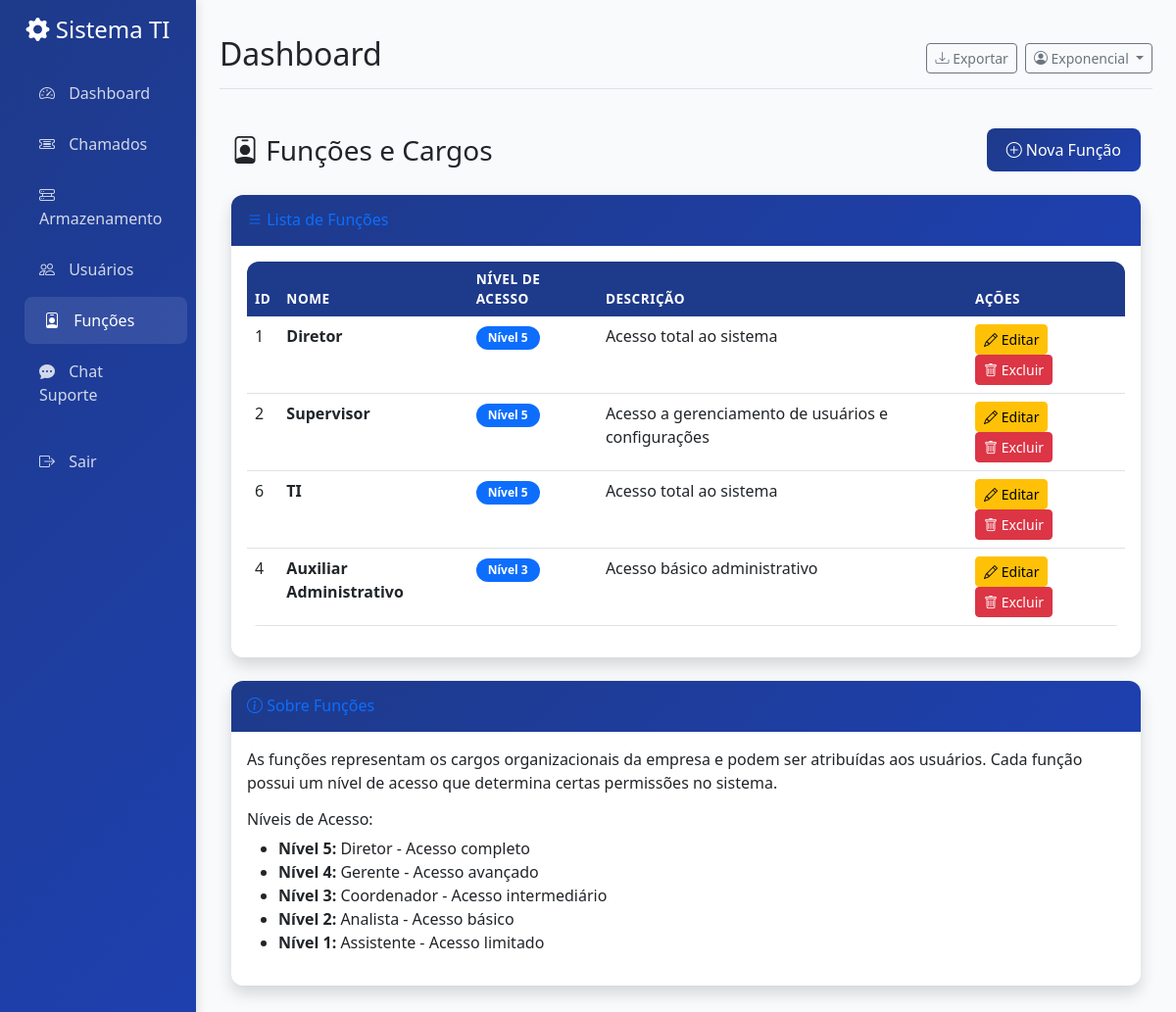
Screenshot of /funcoes/ (signed in) with the database file from the repository.
### models/user.py (models this page shows, shortened)
class User(UserMixin, db.Model):
    __tablename__ = 'users'
    id = db.Column(db.Integer, primary_key=True)
    username = db.Column(db.String(80), unique=True, nullable=False)
    password_hash = db.Column(db.String(120), nullable=False)
    role = db.Column(db.String(20), nullable=False, default='user')  # admin, user, tech
    created_at = db.Column(db.DateTime, default=datetime.utcnow)
    is_active = db.Column(db.Boolean, default=True)
    chamados_criados = db.relationship('Chamado', backref='criador', lazy=True, foreign_keys='Chamado.criado_por')
    chamados_atribuidos = db.relationship('Chamado', backref='tecnico', lazy=True, foreign_keys='Chamado.atribuido_para')

### tables this page shows
CREATE TABLE funcoes (
                id INTEGER PRIMARY KEY AUTOINCREMENT,
                nome TEXT NOT NULL UNIQUE,
                nivel_acesso INTEGER NOT NULL DEFAULT 1,
                descricao TEXT,
                created_at TIMESTAMP NOT NULL DEFAULT CURRENT_TIMESTAMP,
                updated_at TIMESTAMP NOT NULL DEFAULT CURRENT_TIMESTAMP
            );

### routes/funcao_routes.py (the view)
@funcao_bp.route('/')
@login_required
@admin_required
def listar_funcoes():
    conn = get_db_connection()
    funcoes_rows = conn.execute('SELECT * FROM funcoes ORDER BY nivel_acesso DESC').fetchall()
    conn.close()
    funcoes = [Funcao.from_db_row(row) for row in funcoes_rows]
    return render_template('funcoes.html', funcoes=funcoes)

### app.py (called while the page is built)
def get_user_role():
    if 'user_id' not in session:
        return None
    return session.get('role')

def is_admin():
    return get_user_role() == 'admin'

def can_access_chamados():
    role = get_user_role()
    return role in ['admin', 'diretor', 'supervisor', 'tech', 'administrativo', 'user']

def can_access_storage():
    role = get_user_role()
    return role in ['admin', 'diretor', 'supervisor', 'tech']

def can_access_funcoes():
    return get_user_role() == 'admin'

def can_access_chat():
    role = get_user_role()
    return role in ['admin', 'diretor', 'supervisor', 'tech', 'administrativo']

### models/funcao.py (called while the page is built)
    @classmethod
    def from_db_row(cls, row):
        if not row:
            return None
        return cls(
            id=row['id'],
            nome=row['nome'],
            nivel_acesso=row['nivel_acesso'],
            descricao=row['descricao'],
            created_at=row['created_at'],
            updated_at=row['updated_at']
        )

### routes/funcao_routes.py (called while the page is built)
def get_db_connection():
    conn = sqlite3.connect('chamados_ti.db')
    conn.row_factory = sqlite3.Row
    return conn

def login_required(f):
    @wraps(f)
    def decorated_function(*args, **kwargs):
        if 'user_id' not in session:
            flash('Por favor, faça login para acessar esta página.', 'warning')
            return redirect(url_for('login'))
        return f(*args, **kwargs)
    return decorated_function

def admin_required(f):
    @wraps(f)
    def decorated_function(*args, **kwargs):
        if 'user_id' not in session:
            flash('Por favor, faça login para acessar esta página.', 'warning')
            return redirect(url_for('login'))
        conn = get_db_connection()
        user = conn.execute('SELECT * FROM users WHERE id = ?', (session['user_id'],)).fetchone()
        conn.close()
        if not (user['role'] == 'admin' or user['funcao_id'] == 1):  # 1 = Diretor (nível mais alto)
            flash('Você não tem permissão para acessar esta página.', 'danger')
            return redirect(url_for('dashboard'))
        return f(*args, **kwargs)
    return decorated_function

### templates/funcoes.html (shortened to what this page needs)
{% extends 'base.html' %}
{% block content %}
<div class="container-fluid py-4">
    <div class="d-flex justify-content-between align-items-center mb-4">
        <h1 class="h3 mb-0 text-gray-800">
            <i class="bi bi-person-badge"></i> Funções e Cargos
        </h1>
        {% if session.role == 'admin' %}
        <a href="{{ url_for('funcao.adicionar_funcao') }}" class="btn btn-primary">
            <i class="bi bi-plus-circle"></i> Nova Função
        </a>
        {% endif %}
    </div>
    <div class="row">
        <div class="col-12">
            <div class="card shadow">
                <div class="card-header py-3">
                    <h6 class="m-0 font-weight-bold text-primary">
                        <i class="bi bi-list"></i> Lista de Funções
                    </h6>
                </div>
                <div class="card-body">
                    {% if funcoes %}
                    <div class="table-responsive">
                        <table class="table table-hover">
                            <thead class="table-light">
                                <tr>
                                    <th>ID</th>
                                    <th>Nome</th>
                                    <th>Nível de Acesso</th>
                                    <th>Descrição</th>
                                    <th>Ações</th>
                                </tr>
                            </thead>
                            <tbody>
                                {% for funcao in funcoes %}
                                <tr>
                                    <td>{{ funcao.id }}</td>
                                    <td>
                                        <strong>{{ funcao.nome }}</strong>
                                    </td>
                                    <td>
                                        <span class="badge bg-primary">Nível {{ funcao.nivel_acesso }}</span>
                                    </td>
                                    <td>{{ funcao.descricao or '-' }}</td>
                                    <td>
                                        {% if session.role == 'admin' %}
                                        <a href="{{ url_for('funcao.editar_funcao', id=funcao.id) }}" class="btn btn-sm btn-warning">
                                            <i class="bi bi-pencil"></i> Editar
                                        </a>
                                        <button type="button" class="btn btn-sm btn-danger btn-delete-funcao"
                                                data-funcao-id="{{ funcao.id }}"
                                                data-funcao-nome="{{ funcao.nome }}"
                                                data-delete-url="{{ url_for('funcao.excluir_funcao', id=funcao.id) }}">
                                            <i class="bi bi-trash"></i> Excluir
                                        </button>
                                        {% else %}
                                        <span class="text-muted">-</span>
                                        {% endif %}
                                    </td>
                                </tr>
                                {% endfor %}
                            </tbody>
                        </table>
                    </div>
                    {% endif %}
                </div>
            </div>
        </div>
    </div>
    <div class="row mt-4">
        <div class="col-12">
            <div class="card shadow">
                <div class="card-header py-3">
                    <h6 class="m-0 font-weight-bold text-primary">
                        <i class="bi bi-info-circle"></i> Sobre Funções
                    </h6>
                </div>
                <div class="card-body">
                    <p>
                        As funções representam os cargos organizacionais da empresa e podem ser atribuídas aos usuários.
                        Cada função possui um nível de acesso que determina certas permissões no sistema.
                    </p>
                    <h6>Níveis de Acesso:</h6>
                    <ul>
                        <li><strong>Nível 5:</strong> Diretor - Acesso completo</li>
                        <li><strong>Nível 4:</strong> Gerente - Acesso avançado</li>
                        <li><strong>Nível 3:</strong> Coordenador - Acesso intermediário</li>
                        <li><strong>Nível 2:</strong> Analista - Acesso básico</li>
                        <li><strong>Nível 1:</strong> Assistente - Acesso limitado</li>
                    </ul>
                </div>
            </div>
        </div>
    </div>
</div>
{% endblock %}

### templates/base.html (shortened to what this page needs)
<!DOCTYPE html>
<html lang="pt-BR">
<head>
    <link href="https://cdn.jsdelivr.net/npm/bootstrap@5.3.0/dist/css/bootstrap.min.css" rel="stylesheet">
    <link href="https://cdn.jsdelivr.net/npm/bootstrap-icons@1.10.0/font/bootstrap-icons.css" rel="stylesheet">
</head>
<body>
    <div class="container-fluid">
        <div class="row">
            <nav class="col-md-3 col-lg-2 d-md-block sidebar collapse" id="sidebar">
                <div class="position-sticky pt-3">
                    <div class="text-center mb-4">
                        <h4 class="text-white">
                            <i class="bi bi-gear-fill"></i>
                            Sistema TI
                        </h4>
                    </div>
                    <ul class="nav flex-column">
                        <li class="nav-item">
                            <a class="nav-link {% if request.endpoint == 'dashboard' %}active{% endif %}"
                               href="{{ url_for('dashboard') }}">
                                <i class="bi bi-speedometer2"></i>
                                Dashboard
                            </a>
                        </li>
                        {% if can_access_chamados() %}
                        <li class="nav-item">
                            <a class="nav-link {% if request.endpoint.startswith('chamados') %}active{% endif %}"
                               href="{{ url_for('chamados') }}">
                                <i class="bi bi-ticket-detailed"></i>
                                Chamados
                            </a>
                        </li>
                        {% endif %}
                        {% if can_access_storage() %}
                        <li class="nav-item">
                <a class="nav-link {% if request.endpoint.startswith('servidor') %}active{% endif %}"
                   href="{{ url_for('servidor.listar_servidores') }}">
                                <i class="bi bi-hdd-rack"></i>
                                Armazenamento
                            </a>
                        </li>
                        {% endif %}
                        {% if is_admin() %}
                        <li class="nav-item">
                            <a class="nav-link {% if request.endpoint == 'gerenciar_usuarios' %}active{% endif %}"
                               href="{{ url_for('gerenciar_usuarios') }}">
                                <i class="bi bi-people"></i>
                                Usuários
                            </a>
                        </li>
                        {% endif %}
                        {% if can_access_funcoes() %}
                        <li class="nav-item">
                            <a class="nav-link {% if request.endpoint.startswith('funcao') %}active{% endif %}"
                               href="{{ url_for('funcao.listar_funcoes') }}">
                                <i class="bi bi-person-badge"></i>
                                Funções
                            </a>
                        </li>
                        {% endif %}
                        {% if can_access_chat() %}
                        <li class="nav-item">
                            <a class="nav-link {% if request.endpoint == 'chat' %}active{% endif %}"
                               href="{{ url_for('chat') }}">
                                <i class="bi bi-chat-dots-fill"></i>
                                Chat Suporte
                            </a>
                        </li>
                        {% endif %}
                        <li class="nav-item mt-3">
                            <a class="nav-link" href="{{ url_for('logout') }}">
                                <i class="bi bi-box-arrow-right"></i>
                                Sair
                            </a>
                        </li>
                    </ul>
                </div>
            </nav>
            <main class="col-md-9 ms-sm-auto col-lg-10 px-md-4 main-content">
                <div class="d-flex justify-content-between flex-wrap flex-md-nowrap align-items-center pt-3 pb-2 mb-3 border-bottom">
                    <h1 class="h2">{% block page_title %}Dashboard{% endblock %}</h1>
                    <div class="btn-toolbar mb-2 mb-md-0">
                        <div class="btn-group me-2">
                            <button type="button" class="btn btn-sm btn-outline-secondary">
                                <i class="bi bi-download"></i> Exportar
                            </button>
                        </div>
                        <div class="dropdown">
                            <button class="btn btn-sm btn-outline-secondary dropdown-toggle" type="button" data-bs-toggle="dropdown">
                                <i class="bi bi-person-circle"></i> {{ session.username }}
                            </button>
                        </div>
                    </div>
                </div>
                {% block content %}{% endblock %}
            </main>
        </div>
    </div>
</body>
</html>

### templates/base.html (style rules this page uses)
:root { --primary-color: #1e3a8a; --secondary-color: #6b7280; --success-color: #10b981; --warning-color: #f59e0b; --danger-color: #ef4444; --info-color: #3b82f6; }
body { background-color: #f8fafc; font-family: 'Segoe UI', Tahoma, Geneva, Verdana, sans-serif; }
.sidebar { background: linear-gradient(135deg, var(--primary-color) 0%, #1e40af 100%); min-height: 100vh; box-shadow: 2px 0 10px rgba(0,0,0,0.1); }
.sidebar .nav-link { color: rgba(255,255,255,0.8); padding: 12px 20px; border-radius: 8px; margin: 2px 8px; transition: all 0.3s ease; }
.sidebar .nav-link:hover, .sidebar .nav-link.active { background-color: rgba(255,255,255,0.1); color: white; transform: translateX(5px); }
.sidebar .nav-link i { margin-right: 10px; width: 20px; }
.main-content { padding: 20px; }
.card { border: none; border-radius: 12px; box-shadow: 0 4px 6px rgba(0,0,0,0.05); transition: transform 0.2s ease, box-shadow 0.2s ease; }
.card-header { background: linear-gradient(135deg, var(--primary-color) 0%, #1e40af 100%); color: white; border-radius: 12px 12px 0 0 !important; border: none; }
.btn-primary { background: linear-gradient(135deg, var(--primary-color) 0%, #1e40af 100%); border: none; border-radius: 8px; padding: 10px 20px; font-weight: 500; }
.badge { font-size: 0.75rem; padding: 6px 12px; border-radius: 20px; }
.table { background: white; border-radius: 12px; overflow: hidden; }
.table thead th { background-color: var(--primary-color); color: white; border: none; font-weight: 600; text-transform: uppercase; font-size: 0.85rem; letter-spacing: 0.5px; }

### rows the page displays
User: username "Exponencial"
funcoes: id "1", nome "Diretor", nivel_acesso "5", descricao "Acesso total ao sistema"
funcoes: id "2", nome "Supervisor", nivel_acesso "5", descricao "Acesso a gerenciamento de usuários e configurações"
funcoes: id "6", nome "TI", nivel_acesso "5", descricao "Acesso total ao sistema"
funcoes: id "4", nome "Auxiliar Administrativo", nivel_acesso "3", descricao "Acesso básico administrativo"
